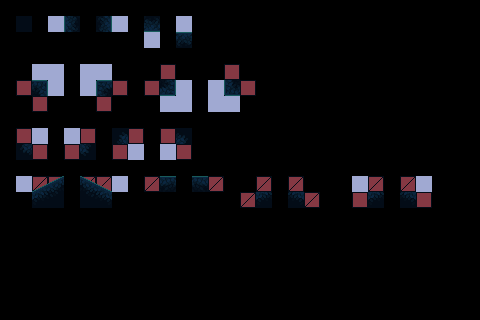

Below is a game level as drawn by its tile map, then a one-line description and the .tmx file that defines it, in full:
An orthogonal 30x20 tile map with 16x16 px tiles, 5 tile layers (input_prototype, output1_terrain, output2_terrain, output3_terrain, ...).

<map version="1.10" tiledversion="1.10.2" orientation="orthogonal" renderorder="right-down" width="30" height="20" tilewidth="16" tileheight="16" infinite="0" nextlayerid="11" nextobjectid="1">
 <tileset firstgid="1" source="../test_forest_tileset.tsx" />
 <layer id="1" name="input_prototype" width="30" height="20">
  <data encoding="csv">
0,0,0,0,0,0,0,0,0,0,0,0,0,0,0,0,0,0,0,0,0,0,0,0,0,0,0,0,0,0,
0,23,0,22,23,0,23,22,0,23,0,22,0,0,0,0,0,0,0,0,0,0,0,0,0,0,0,0,0,0,
0,0,0,0,0,0,0,0,0,22,0,23,0,0,0,0,0,0,0,0,0,0,0,0,0,0,0,0,0,0,
0,0,0,0,0,0,0,0,0,0,0,0,0,0,0,0,0,0,0,0,0,0,0,0,0,0,0,0,0,0,
0,0,22,22,0,22,22,0,0,0,23,0,0,0,23,0,0,0,0,0,0,0,0,0,0,0,0,0,0,0,
0,23,23,22,0,22,23,23,0,23,23,22,0,22,23,23,0,0,0,0,0,0,0,0,0,0,0,0,0,0,
0,0,23,0,0,0,23,0,0,0,22,22,0,22,22,0,0,0,0,0,0,0,0,0,0,0,0,0,0,0,
0,0,0,0,0,0,0,0,0,0,0,0,0,0,0,0,0,0,0,0,0,0,0,0,0,0,0,0,0,0,
0,23,22,0,22,23,0,23,23,0,23,23,0,0,0,0,0,0,0,0,0,0,0,0,0,0,0,0,0,0,
0,23,23,0,23,23,0,23,22,0,22,23,0,0,0,0,0,0,0,0,0,0,0,0,0,0,0,0,0,0,
0,0,0,0,0,0,0,0,0,0,0,0,0,0,0,0,0,0,0,0,0,0,0,0,0,0,0,0,0,0,
0,22,25,25,0,25,25,22,0,25,23,0,23,25,0,0,25,0,25,0,0,0,22,25,0,25,22,0,0,0,
0,0,0,0,0,0,0,0,0,0,0,0,0,0,0,25,23,0,23,25,0,0,23,23,0,23,23,0,0,0,
0,0,0,0,0,0,0,0,0,0,0,0,0,0,0,0,0,0,0,0,0,0,0,0,0,0,0,0,0,0,
0,0,0,0,0,0,0,0,0,0,0,0,0,0,0,0,0,0,0,0,0,0,0,0,0,0,0,0,0,0,
0,0,0,0,0,0,0,0,0,0,0,0,0,0,0,0,0,0,0,0,0,0,0,0,0,0,0,0,0,0,
0,0,0,0,0,0,0,0,0,0,0,0,0,0,0,0,0,0,0,0,0,0,0,0,0,0,0,0,0,0,
0,0,0,0,0,0,0,0,0,0,0,0,0,0,0,0,0,0,0,0,0,0,0,0,0,0,0,0,0,0,
0,0,0,0,0,0,0,0,0,0,0,0,0,0,0,0,0,0,0,0,0,0,0,0,0,0,0,0,0,0,
0,0,0,0,0,0,0,0,0,0,0,0,0,0,0,0,0,0,0,0,0,0,0,0,0,0,0,0,0,0
</data>
 </layer>
 <layer id="2" name="output1_terrain" width="30" height="20">
  <data encoding="csv">
0,0,0,0,0,0,0,0,0,0,0,0,0,0,0,0,0,0,0,0,0,0,0,0,0,0,0,0,0,0,
0,7,0,0,1610612737,0,2684354561,0,0,3221225473,0,0,0,0,0,0,0,0,0,0,0,0,0,0,0,0,0,0,0,0,
0,0,0,0,0,0,0,0,0,0,0,1,0,0,0,0,0,0,0,0,0,0,0,0,0,0,0,0,0,0,
0,0,0,0,0,0,0,0,0,0,0,0,0,0,0,0,0,0,0,0,0,0,0,0,0,0,0,0,0,0,
0,0,0,0,0,0,0,0,0,0,0,0,0,0,0,0,0,0,0,0,0,0,0,0,0,0,0,0,0,0,
0,0,2684354565,0,0,0,5,0,0,0,3221225477,0,0,0,1610612741,0,0,0,0,0,0,0,0,0,0,0,0,0,0,0,
0,0,0,0,0,0,0,0,0,0,0,0,0,0,0,0,0,0,0,0,0,0,0,0,0,0,0,0,0,0,
0,0,0,0,0,0,0,0,0,0,0,0,0,0,0,0,0,0,0,0,0,0,0,0,0,0,0,0,0,0,
0,0,0,0,0,0,0,2684354566,0,0,0,3221225478,0,0,0,0,0,0,0,0,0,0,0,0,0,0,0,0,0,0,
0,6,0,0,0,1610612742,0,0,0,0,0,0,0,0,0,0,0,0,0,0,0,0,0,0,0,0,0,0,0,0,
0,0,0,0,0,0,0,0,0,0,0,0,0,0,0,0,0,0,0,0,0,0,0,0,0,0,0,0,0,0,
0,0,8,9,0,2147483657,2147483656,0,0,0,10,0,2147483658,0,0,0,0,0,0,0,0,0,0,0,0,0,0,0,0,0,
0,0,0,0,0,0,0,0,0,0,0,0,0,0,0,0,11,0,2147483659,0,0,0,0,15,0,2147483663,0,0,0,0,
0,0,0,0,0,0,0,0,0,0,0,0,0,0,0,0,0,0,0,0,0,0,0,0,0,0,0,0,0,0,
0,0,0,0,0,0,0,0,0,0,0,0,0,0,0,0,0,0,0,0,0,0,0,0,0,0,0,0,0,0,
0,0,0,0,0,0,0,0,0,0,0,0,0,0,0,0,0,0,0,0,0,0,0,0,0,0,0,0,0,0,
0,0,0,0,0,0,0,0,0,0,0,0,0,0,0,0,0,0,0,0,0,0,0,0,0,0,0,0,0,0,
0,0,0,0,0,0,0,0,0,0,0,0,0,0,0,0,0,0,0,0,0,0,0,0,0,0,0,0,0,0,
0,0,0,0,0,0,0,0,0,0,0,0,0,0,0,0,0,0,0,0,0,0,0,0,0,0,0,0,0,0,
0,0,0,0,0,0,0,0,0,0,0,0,0,0,0,0,0,0,0,0,0,0,0,0,0,0,0,0,0,0
</data>
 </layer>
 <layer id="3" name="output2_terrain" width="30" height="20">
  <data encoding="csv">
0,0,0,0,0,0,0,0,0,0,0,0,0,0,0,0,0,0,0,0,0,0,0,0,0,0,0,0,0,0,
0,7,0,0,1610612738,0,2684354562,0,0,3221225474,0,0,0,0,0,0,0,0,0,0,0,0,0,0,0,0,0,0,0,0,
0,0,0,0,0,0,0,0,0,0,0,2,0,0,0,0,0,0,0,0,0,0,0,0,0,0,0,0,0,0,
0,0,0,0,0,0,0,0,0,0,0,0,0,0,0,0,0,0,0,0,0,0,0,0,0,0,0,0,0,0,
0,0,0,0,0,0,0,0,0,0,0,0,0,0,0,0,0,0,0,0,0,0,0,0,0,0,0,0,0,0,
0,0,2684354572,0,0,0,12,0,0,0,3221225484,0,0,0,1610612748,0,0,0,0,0,0,0,0,0,0,0,0,0,0,0,
0,0,0,0,0,0,0,0,0,0,0,0,0,0,0,0,0,0,0,0,0,0,0,0,0,0,0,0,0,0,
0,0,0,0,0,0,0,0,0,0,0,0,0,0,0,0,0,0,0,0,0,0,0,0,0,0,0,0,0,0,
0,0,0,0,0,0,0,2684354573,0,0,0,3221225485,0,0,0,0,0,0,0,0,0,0,0,0,0,0,0,0,0,0,
0,13,0,0,0,1610612749,0,0,0,0,0,0,0,0,0,0,0,0,0,0,0,0,0,0,0,0,0,0,0,0,
0,0,0,0,0,0,0,0,0,0,0,0,0,0,0,0,0,0,0,0,0,0,0,0,0,0,0,0,0,0,
0,0,8,9,0,2147483657,2147483656,0,0,0,10,0,2147483658,0,0,0,0,0,0,0,0,0,0,0,0,0,0,0,0,0,
0,0,0,0,0,0,0,0,0,0,0,0,0,0,0,0,11,0,2147483659,0,0,0,0,15,0,2147483663,0,0,0,0,
0,0,0,0,0,0,0,0,0,0,0,0,0,0,0,0,0,0,0,0,0,0,0,0,0,0,0,0,0,0,
0,0,0,0,0,0,0,0,0,0,0,0,0,0,0,0,0,0,0,0,0,0,0,0,0,0,0,0,0,0,
0,0,0,0,0,0,0,0,0,0,0,0,0,0,0,0,0,0,0,0,0,0,0,0,0,0,0,0,0,0,
0,0,0,0,0,0,0,0,0,0,0,0,0,0,0,0,0,0,0,0,0,0,0,0,0,0,0,0,0,0,
0,0,0,0,0,0,0,0,0,0,0,0,0,0,0,0,0,0,0,0,0,0,0,0,0,0,0,0,0,0,
0,0,0,0,0,0,0,0,0,0,0,0,0,0,0,0,0,0,0,0,0,0,0,0,0,0,0,0,0,0,
0,0,0,0,0,0,0,0,0,0,0,0,0,0,0,0,0,0,0,0,0,0,0,0,0,0,0,0,0,0
</data>
 </layer>
 <layer id="5" name="output3_terrain" width="30" height="20">
  <data encoding="csv">
0,0,0,0,0,0,0,0,0,0,0,0,0,0,0,0,0,0,0,0,0,0,0,0,0,0,0,0,0,0,
0,7,0,0,1610612739,0,2684354563,0,0,3221225475,0,0,0,0,0,0,0,0,0,0,0,0,0,0,0,0,0,0,0,0,
0,0,0,0,0,0,0,0,0,0,0,3,0,0,0,0,0,0,0,0,0,0,0,0,0,0,0,0,0,0,
0,0,0,0,0,0,0,0,0,0,0,0,0,0,0,0,0,0,0,0,0,0,0,0,0,0,0,0,0,0,
0,0,0,0,0,0,0,0,0,0,0,0,0,0,0,0,0,0,0,0,0,0,0,0,0,0,0,0,0,0,
0,0,2684354579,0,0,0,19,0,0,0,3221225491,0,0,0,1610612755,0,0,0,0,0,0,0,0,0,0,0,0,0,0,0,
0,0,0,0,0,0,0,0,0,0,0,0,0,0,0,0,0,0,0,0,0,0,0,0,0,0,0,0,0,0,
0,0,0,0,0,0,0,0,0,0,0,0,0,0,0,0,0,0,0,0,0,0,0,0,0,0,0,0,0,0,
0,0,0,0,0,0,0,2684354580,0,0,0,3221225492,0,0,0,0,0,0,0,0,0,0,0,0,0,0,0,0,0,0,
0,20,0,0,0,1610612756,0,0,0,0,0,0,0,0,0,0,0,0,0,0,0,0,0,0,0,0,0,0,0,0,
0,0,0,0,0,0,0,0,0,0,0,0,0,0,0,0,0,0,0,0,0,0,0,0,0,0,0,0,0,0,
0,0,8,9,0,2147483657,2147483656,0,0,0,10,0,2147483658,0,0,0,0,0,0,0,0,0,0,0,0,0,0,0,0,0,
0,0,0,0,0,0,0,0,0,0,0,0,0,0,0,0,11,0,2147483659,0,0,0,0,15,0,2147483663,0,0,0,0,
0,0,0,0,0,0,0,0,0,0,0,0,0,0,0,0,0,0,0,0,0,0,0,0,0,0,0,0,0,0,
0,0,0,0,0,0,0,0,0,0,0,0,0,0,0,0,0,0,0,0,0,0,0,0,0,0,0,0,0,0,
0,0,0,0,0,0,0,0,0,0,0,0,0,0,0,0,0,0,0,0,0,0,0,0,0,0,0,0,0,0,
0,0,0,0,0,0,0,0,0,0,0,0,0,0,0,0,0,0,0,0,0,0,0,0,0,0,0,0,0,0,
0,0,0,0,0,0,0,0,0,0,0,0,0,0,0,0,0,0,0,0,0,0,0,0,0,0,0,0,0,0,
0,0,0,0,0,0,0,0,0,0,0,0,0,0,0,0,0,0,0,0,0,0,0,0,0,0,0,0,0,0,
0,0,0,0,0,0,0,0,0,0,0,0,0,0,0,0,0,0,0,0,0,0,0,0,0,0,0,0,0,0
</data>
 </layer>
 <layer id="4" name="output4_terrain" width="30" height="20">
  <data encoding="csv">
0,0,0,0,0,0,0,0,0,0,0,0,0,0,0,0,0,0,0,0,0,0,0,0,0,0,0,0,0,0,
0,7,0,0,1610612740,0,2684354564,0,0,3221225476,0,0,0,0,0,0,0,0,0,0,0,0,0,0,0,0,0,0,0,0,
0,0,0,0,0,0,0,0,0,0,0,4,0,0,0,0,0,0,0,0,0,0,0,0,0,0,0,0,0,0,
0,0,0,0,0,0,0,0,0,0,0,0,0,0,0,0,0,0,0,0,0,0,0,0,0,0,0,0,0,0,
0,0,0,0,0,0,0,0,0,0,0,0,0,0,0,0,0,0,0,0,0,0,0,0,0,0,0,0,0,0,
0,0,2684354586,0,0,0,26,0,0,0,3221225498,0,0,0,1610612762,0,0,0,0,0,0,0,0,0,0,0,0,0,0,0,
0,0,0,0,0,0,0,0,0,0,0,0,0,0,0,0,0,0,0,0,0,0,0,0,0,0,0,0,0,0,
0,0,0,0,0,0,0,0,0,0,0,0,0,0,0,0,0,0,0,0,0,0,0,0,0,0,0,0,0,0,
0,0,0,0,0,0,0,2684354587,0,0,0,3221225499,0,0,0,0,0,0,0,0,0,0,0,0,0,0,0,0,0,0,
0,27,0,0,0,1610612763,0,0,0,0,0,0,0,0,0,0,0,0,0,0,0,0,0,0,0,0,0,0,0,0,
0,0,0,0,0,0,0,0,0,0,0,0,0,0,0,0,0,0,0,0,0,0,0,0,0,0,0,0,0,0,
0,0,8,9,0,2147483657,2147483656,0,0,0,10,0,2147483658,0,0,0,0,0,0,0,0,0,0,0,0,0,0,0,0,0,
0,0,15,16,0,2147483664,2147483663,0,0,0,0,0,0,0,0,0,11,0,2147483659,0,0,0,0,15,0,2147483663,0,0,0,0,
0,0,0,0,0,0,0,0,0,0,0,0,0,0,0,0,0,0,0,0,0,0,0,0,0,0,0,0,0,0,
0,0,0,0,0,0,0,0,0,0,0,0,0,0,0,0,0,0,0,0,0,0,0,0,0,0,0,0,0,0,
0,0,0,0,0,0,0,0,0,0,0,0,0,0,0,0,0,0,0,0,0,0,0,0,0,0,0,0,0,0,
0,0,0,0,0,0,0,0,0,0,0,0,0,0,0,0,0,0,0,0,0,0,0,0,0,0,0,0,0,0,
0,0,0,0,0,0,0,0,0,0,0,0,0,0,0,0,0,0,0,0,0,0,0,0,0,0,0,0,0,0,
0,0,0,0,0,0,0,0,0,0,0,0,0,0,0,0,0,0,0,0,0,0,0,0,0,0,0,0,0,0,
0,0,0,0,0,0,0,0,0,0,0,0,0,0,0,0,0,0,0,0,0,0,0,0,0,0,0,0,0,0
</data>
 </layer>
</map>